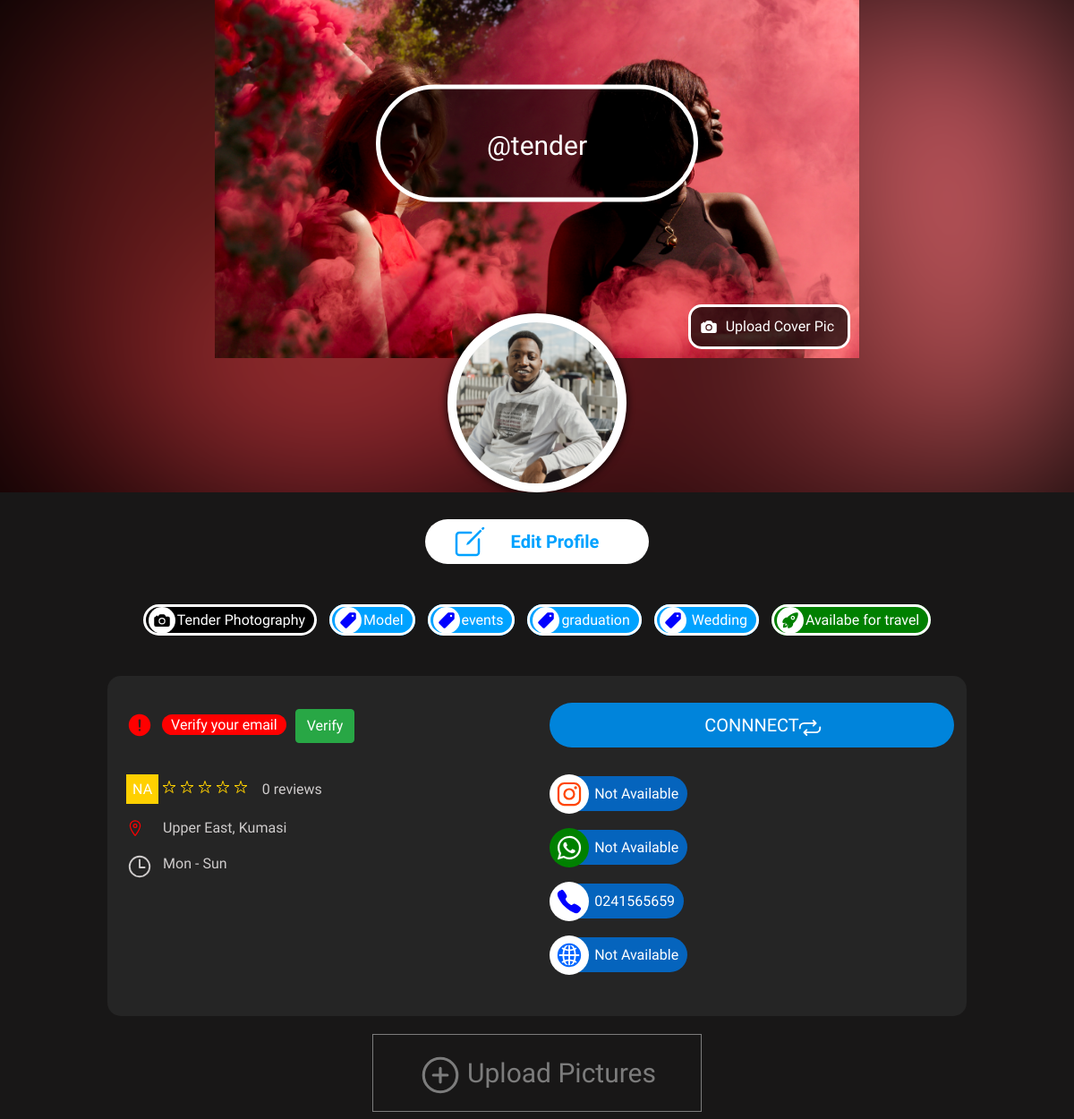
The page /u.php?name=tender (signed in, upper part) on the database as committed earlier.
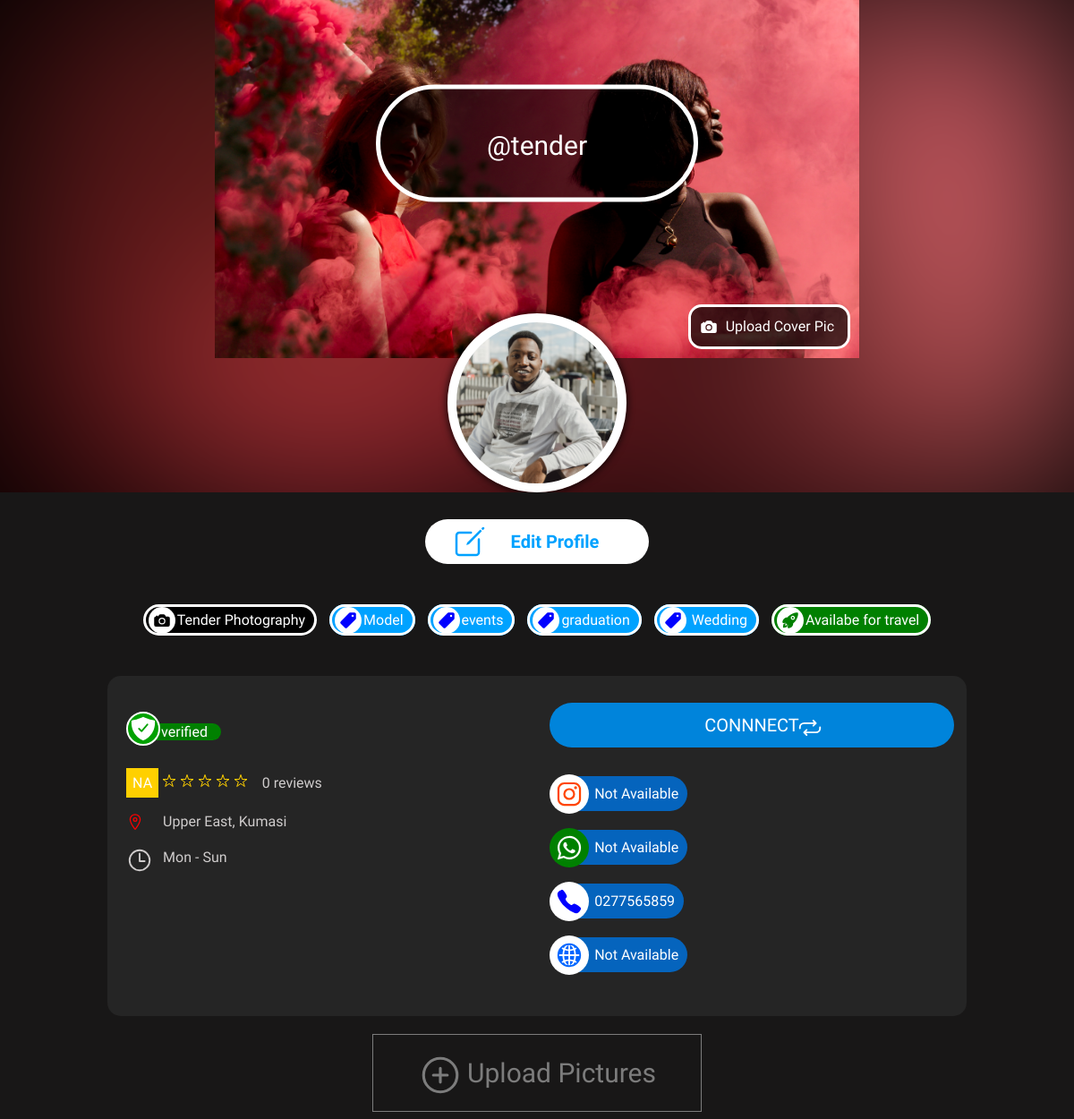
The same page on the database as committed later.
### tables this page shows
CREATE TABLE `freelancers` (
  `ID` int(11) NOT NULL,
  `FULL_NAME` varchar(70) DEFAULT NULL,
  `USERNAME` varchar(20) DEFAULT NULL,
  `PROFILE_ID` varchar(50) DEFAULT NULL,
  `PHONE` varchar(20) DEFAULT NULL,
  `WHATSAPP` varchar(20) NOT NULL,
  `WEBSITE` varchar(100) NOT NULL,
  `INSTAGRAM` varchar(100) NOT NULL,
  `EMAIL` varchar(45) DEFAULT NULL,
  `REGION` varchar(35) DEFAULT NULL,
  `CITY` varchar(35) DEFAULT NULL,
  `LANCER_TYPE` varchar(25) DEFAULT NULL,
  `COMPANY_NAME` varchar(50) DEFAULT NULL,
  `WORKING_DAYS` varchar(20) NOT NULL,
  `CATEGORY` varchar(100) DEFAULT NULL,
  `TRAVEL` varchar(10) DEFAULT NULL,
  `EMAIL_CODE` int(6) DEFAULT NULL,
  `EMAIL_VERIFIED` varchar(3) NOT NULL,
  `RATING` int(10) DEFAULT NULL,
  `FEATURED` varchar(3) DEFAULT NULL,
  `DESCRIPTION` varchar(1000) DEFAULT NULL,
  `PWD` varchar(255) NOT NULL,
  `RESET_PWD` int(11) NOT NULL,
  `DATE_CREATED` varchar(15) NOT NULL,
  `TIME_CREATED` varchar(15) NOT NULL,
  `DATE_VERIFIED` varchar(15) NOT NULL,
  `TIME_VERIFIED` varchar(15) NOT NULL
);

CREATE TABLE `profile_pic` (
  `ID` int(11) NOT NULL,
  `USERNAME` varchar(100) NOT NULL,
  `IMG_SRC` varchar(100) NOT NULL,
  `COVER` varchar(100) NOT NULL
);

### classes/controller.php (called while the page is built, shortened)
<?php
    class Controller extends Model{
        public function checkStatus($sessDet){
            $getSes = $this->dbconnection();
            $sessProf = 'SELECT USERNAME FROM freelancers WHERE PROFILE_ID = ?';
            $varSess = $getSes->prepare($sessProf);
            $varSess->execute([$sessDet]);
            if($varSess->rowCount() == 1){
               $stats = 'freelancer';
            }
            return $stats;
        }
    }

### myauto.php (called while the page is built, shortened)
<?php
    function myAutoLoader($getClass){
        $path = "classes/";
        $ext = ".php";
        $fullPath = $path . $getClass . $ext;
    }

### classes/model.php (called while the page is built, shortened)
<?php
    class model extends dbconn{
        protected function getUsers($user){
            $getConn = $this->connect();
            $sql= "SELECT * FROM freelancers WHERE USERNAME = :user";
            $getAll = $getConn->prepare($sql);
            $getAll->execute(['user' => $user]);
            return $getAll;
        }
        protected function getPic($pic){
            $sql = "SELECT IMG_SRC, COVER FROM profile_pic WHERE USERNAME = ?";
            $stmt = $this->connect()->prepare($sql);
            $stmt->execute([$pic]);
            return $stmt;
        }
        protected function senRat($user){
            $getTotRat = "SELECT LANCER FROM rating WHERE LANCER = ?";
            $stmt_rat = $this->connect()->prepare($getTotRat);
            $stmt_rat->execute([$user]);
            $totRev = $stmt_rat->rowCount();
            return $totRev;
        }
        protected function calStar($lancer){
            $sql = "SELECT STAR FROM rating WHERE LANCER = ?";
            $stmt = $this->connect()->prepare($sql);
            $stmt->execute([$lancer]);
            if($stmt->rowCount() > 0){
                $donStar = $stmt->fetchAll();
                $totStar = 0;
                foreach($donStar as $weStar){
                    $totStarr = $weStar['STAR'];
                    $totStar += $totStarr;
                }
                $granStar = ($totStar) / ($stmt->rowCount());
                $granStar = round($granStar, 1);
            }
            else{
                $granStar = 'NA';
            }
            return $granStar;
        }
    }

### classes/view.php (called while the page is built, shortened)
<?php
    class view extends model{
        public function viewUser($user){
            $getAllUsers = $this->getUsers($user);
            return $getAllUsers;
        }
        public function getProfilePic($pic){
            $getPics = $this->getPic($pic);
            return $getPics;
        }
        public function getTotRat($user){
            $getRat = $this->senRat($user);
            return $getRat;
        }
        public function getStar($lancer){
            $allStar = $this->calStar($lancer);
            return $allStar;
        }
    }

### classes/dbconn.php (called while the page is built)
<?php
    class dbconn{
        private $host = 'localhost';
        private $user = 'root';
        private $pwd = '';
        private $dbName = 'phomod';
        protected function connect(){
            $dsn = 'mysql:host=' . $this->host . ';dbname=' . $this->dbName;
            $pdo = new PDO($dsn, $this->user, $this->pwd);
            $pdo->setAttribute(PDO::ATTR_DEFAULT_FETCH_MODE, PDO::FETCH_ASSOC);
            return $pdo;
        }
    }

### dash/private.php (the view, shortened to what the changed rows need)
<?php $getStats = $meconn->checkStatus($sesDet);?>
<?php if($getStats == 'freelancer'):?>
    <?php if($getUserInfo->rowCount() == 0):?>
        <?php include 'review.html'?>
    <?php else:?>
    <?php foreach($getUserDet as $userr):?>
        <?php include 'dasheader.php'?>
        <?php
            $pic = $userr['USERNAME'];
            $picObj = new View;
            $getPicMet = $picObj->getProfilePic($pic);
        ?>
        <section id="cover">
            <?php if($getPicMet->rowCount() == 0): ?>
                    <?php $src = 'profilepic/avatar.jpg';?>
                    <?php $cov = 'profilepic/no-cover.png';?>
            <?php elseif($getPicMet->rowCount() > 0):?>
                <?php while($row = $getPicMet->fetch()): ?>
                    <?php if(empty($row['COVER'])):?>
                        <?php $cov = 'profilepic/no-cover.png';?>
                        <?php $src = 'profilepic/'.$row['IMG_SRC']; ?>
                    <?php elseif(empty($row['IMG_SRC'])):?>
                        <?php $src = 'profilepic/avatar.jpg';?>
                        <?php $cov = 'profilepic/'.$row['COVER'];?>
                    <?php else:?>
                        <?php $cov = 'profilepic/'.$row['COVER'];?>
                        <?php $src = 'profilepic/'.$row['IMG_SRC']; ?>
                    <?php endif ?>
                <?php endwhile ?>
            <?php endif ?>
            <?php
                if($cov == 'profilepic/no-cover.png'){
                    $ots = 'background-size:contain;background-repeat:no-repeat;background-position:unset';
                }
                else{
                    $ots = '';
                }
            ?>
            <div class="cover-phot" style="background-image: url(<?php echo $cov;?>);<?php echo $ots?>">
                <div class="cover-name">
                    <p class="cov">
                    <?php echo '@'.$userr['USERNAME'];?>
                    </p>
                </div>
                <div class="cov-up">
                    <button class="cov-link" data-toggle="modal" data-target="#coverModal"><ion-icon name="camera" class="cam-icon"></ion-icon>&nbsp;<span>Upload Cover Pic</span></button>
                </div>
            </div>
            <div class="dp" style="background-image: url(<?php echo $src?>)">
            </div>
        </section>
        <p class="edit"><a href="profile/edit.php?name=<?php echo $pic?>"><ion-icon name="create-outline" class="edit-prof"></ion-icon><span>Edit Profile</span></a></p>
    <?php
            $catStmt = "SELECT CATEGORY, EMAIL, RATING, TRAVEL, WORKING_DAYS, COMPANY_NAME, REGION, CITY, INSTAGRAM, WHATSAPP, WEBSITE, PHONE, EMAIL_VERIFIED, DESCRIPTION FROM freelancers WHERE USERNAME = :uid";
            $valStmt = $getConn->prepare($catStmt);
            $valStmt->execute(['uid' => $pic]);
            $getCat = $valStmt->fetchAll();
            $gehRevv = $getUserObj->getTotRat($user);
            foreach($getCat as $allTags){
                $getEach = explode(",", $allTags["CATEGORY"]);
                $isTravel = $allTags["TRAVEL"];
                $comName = $allTags["COMPANY_NAME"];
                $region = $allTags["REGION"];
                $city = $allTags["CITY"];
                $instagram = $allTags["INSTAGRAM"];
                $whatsapp = $allTags["WHATSAPP"];
                $website = $allTags["WEBSITE"];
                $phone = $allTags["PHONE"];
                $desc = $allTags["DESCRIPTION"];
                $days = $allTags["WORKING_DAYS"];
                $ver = $allTags["EMAIL_VERIFIED"];
                $email = $allTags['EMAIL'];
            }
            $tTags = count($getEach);
            $social = [$whatsapp, $website, $instagram];
            $slen = count($social);
            for($m = 0; $m < $slen; $m++){
                if(empty($social[$m])){
                    $social[$m] = "Not Available";
                }
            }
        ?>
        <section class="tag-section">
            <div class="hold-tags">
                <p>
                    <?php if(!empty($comName)):?>
                        <span class="t-span comp"><ion-icon name="camera" class="cam-ico"></ion-icon><span class="name-only"><?php echo $comName?></span></span>
                    <?php endif?>
                    <?php for($k = 0; $k < $tTags; $k++):?>
                        <span class="t-span"><ion-icon name="pricetag" class="tag-ico"></ion-icon><span class="name-only"><?php echo $getEach[$k]?></span></span>
                    <?php endfor?>
                    <?php if($isTravel == 'YES'):?>
                        <span class="t-span trav"><ion-icon name="rocket" class="roc-ico"></ion-icon><span class="name-only">Availabe for travel</span></span>
                    <?php endif?>
                </p>
            </div>
        </section>
        <section class="details">
            <div class="row">
                <div class="span-s-of-s">
                    <div class="span-2-of-1">
                        <div class="others">
                        <?php if($ver == 'YES'):?>
                            <p><ion-icon class="ver-ico" name="shield-checkmark"></ion-icon><span class="ver-span">verified</span></p>
                            <?php else:?>
                                <p class="unv-pp"><ion-icon class="unv-ico" name="alert-circle"></ion-icon><span class="unv-span">Verify your email</span><a href="sendver.php?email=<?php echo $email;?>" id="resid" onclick="return openWin()" class="btn btn-success"><span class="yever">Verify</span></a></p>
                        <?php endif?>
                        </div>
                        <div class="rate">
                            <p><span class="ratee"><?php echo $lanStar?></span>
                                <?php echo $gehRevv?> reviews
                            </p>
                            <p class="location"><ion-icon class="loc-ico" name="location-outline"></ion-icon>&nbsp;<span><?php echo ucwords($region) . ", ". ucfirst($city)?></span></p>
                        </div>
                        <p class="work-day">
                        <ion-icon name="time-outline" class="icon time"></ion-icon> <span><?php echo $days?></span>
                        </p>
                        <p class="username"><?php echo $desc?></p>
                    </div>
                </div>
                <div class="span-s-of-s last">
                    <div class="span-2-of-2">
                        <p class="connect">CONNNECT <ion-icon name="repeat" class="ico con-ico"></ion-icon></p>
                        <p class="p-down"><ion-icon name="logo-instagram" class="ico insta"></ion-icon><span><?php echo $social[2]?></span></p>
                        <p class="p-down"><ion-icon name="logo-whatsapp" class="ico whats"></ion-icon><span><?php echo $social[0]?></span></p>
                        <p class="p-down"><ion-icon name="call" class="ico call"></ion-icon><span><?php echo $phone?></span></p>
                        <p class="p-down"><ion-icon name="globe" class="ico web"></ion-icon><span><?php echo $social[1]?></span></p>
                    </div>
                </div>
            </div>
        </section>
        <section class="pho-gal">
            <div class="upload">
                <button class="up-pics" data-toggle="modal" data-target="#galleryModal"><ion-icon class="add" name="add-circle-outline"></ion-icon> <span>Upload Pictures</span></button>
            </div>
        </section>
    <?php endforeach ?>
    <?php endif?>
<?php elseif($getStats == 'individual'):?>
    <?php echo 'individual';?>
<?php else:?>
    <?php include 'error404.html'?>
<?php endif?>

Rows that differ between the two databases and show on the page:
changed freelancers "tender": PHONE "0241565659" → "0277565859"; EMAIL_VERIFIED "Verify your email Verify" → "verified"
